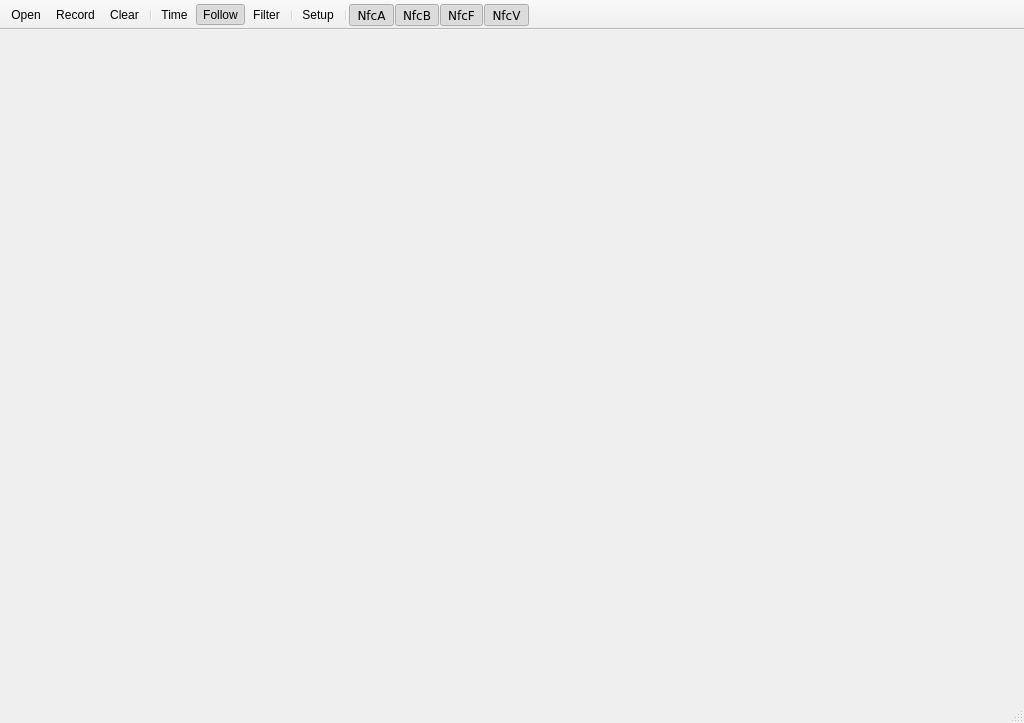
<?xml version="1.0" encoding="UTF-8"?>
<ui version="4.0">
 <class>QtWindow</class>
 <widget class="QMainWindow" name="mainWindow">
  <property name="geometry">
   <rect>
    <x>0</x>
    <y>0</y>
    <width>1024</width>
    <height>723</height>
   </rect>
  </property>
  <property name="windowIcon">
   <iconset>
    <normalon>:/app_icons/app-icon</normalon>
   </iconset>
  </property>
  <property name="autoFillBackground">
   <bool>false</bool>
  </property>
  <widget class="QSplitter" name="workbench">
   <property name="orientation">
    <enum>Qt::Vertical</enum>
   </property>
   <property name="handleWidth">
    <number>0</number>
   </property>
   <widget class="QWidget" name="widget1" native="true">
    <property name="sizePolicy">
     <sizepolicy hsizetype="Expanding" vsizetype="Expanding">
      <horstretch>0</horstretch>
      <verstretch>0</verstretch>
     </sizepolicy>
    </property>
    <property name="minimumSize">
     <size>
      <width>0</width>
      <height>0</height>
     </size>
    </property>
    <layout class="QVBoxLayout" name="verticalLayout_3">
     <property name="spacing">
      <number>0</number>
     </property>
     <property name="leftMargin">
      <number>0</number>
     </property>
     <property name="topMargin">
      <number>0</number>
     </property>
     <property name="rightMargin">
      <number>0</number>
     </property>
     <property name="bottomMargin">
      <number>0</number>
     </property>
     <item>
      <widget class="QWidget" name="widget2" native="true">
       <property name="sizePolicy">
        <sizepolicy hsizetype="Minimum" vsizetype="Minimum">
         <horstretch>0</horstretch>
         <verstretch>0</verstretch>
        </sizepolicy>
       </property>
       <property name="minimumSize">
        <size>
         <width>0</width>
         <height>0</height>
        </size>
       </property>
       <layout class="QHBoxLayout" name="horizontalLayout_4">
        <property name="leftMargin">
         <number>11</number>
        </property>
        <property name="topMargin">
         <number>11</number>
        </property>
        <property name="rightMargin">
         <number>11</number>
        </property>
        <property name="bottomMargin">
         <number>0</number>
        </property>
        <item>
         <widget class="QPushButton" name="listenButton">
          <property name="minimumSize">
           <size>
            <width>100</width>
            <height>36</height>
           </size>
          </property>
          <property name="font">
           <font>
            <pointsize>9</pointsize>
           </font>
          </property>
          <property name="accessibleName">
           <string>ok</string>
          </property>
          <property name="styleSheet">
           <string notr="true"/>
          </property>
          <property name="text">
           <string>Live</string>
          </property>
          <property name="icon">
           <iconset>
            <normalon>:/app_icons/listen-icon</normalon>
            <disabledon>:/app_icons/listen-icon-disabled</disabledon>
           </iconset>
          </property>
          <property name="iconSize">
           <size>
            <width>24</width>
            <height>24</height>
           </size>
          </property>
         </widget>
        </item>
        <item>
         <widget class="QPushButton" name="recordButton">
          <property name="minimumSize">
           <size>
            <width>100</width>
            <height>36</height>
           </size>
          </property>
          <property name="font">
           <font>
            <pointsize>9</pointsize>
           </font>
          </property>
          <property name="accessibleName">
           <string>info</string>
          </property>
          <property name="text">
           <string>Record</string>
          </property>
          <property name="icon">
           <iconset>
            <normalon>:/app_icons/record-icon</normalon>
            <disabledon>:/app_icons/record-icon-disabled</disabledon>
           </iconset>
          </property>
         </widget>
        </item>
        <item>
         <widget class="QPushButton" name="stopButton">
          <property name="sizePolicy">
           <sizepolicy hsizetype="Minimum" vsizetype="Fixed">
            <horstretch>0</horstretch>
            <verstretch>0</verstretch>
           </sizepolicy>
          </property>
          <property name="minimumSize">
           <size>
            <width>100</width>
            <height>36</height>
           </size>
          </property>
          <property name="font">
           <font>
            <pointsize>9</pointsize>
           </font>
          </property>
          <property name="accessibleName">
           <string>cancel</string>
          </property>
          <property name="text">
           <string>Stop</string>
          </property>
          <property name="icon">
           <iconset>
            <normalon>:/app_icons/stop-icon</normalon>
            <disabledon>:/app_icons/stop-icon-disabled</disabledon>
           </iconset>
          </property>
          <property name="iconSize">
           <size>
            <width>24</width>
            <height>24</height>
           </size>
          </property>
         </widget>
        </item>
        <item>
         <spacer name="horizontalSpacer">
          <property name="orientation">
           <enum>Qt::Horizontal</enum>
          </property>
          <property name="sizeHint" stdset="0">
           <size>
            <width>40</width>
            <height>20</height>
           </size>
          </property>
         </spacer>
        </item>
        <item>
         <widget class="QLabel" name="headerLabel">
          <property name="font">
           <font>
            <family>Verdana</family>
            <pointsize>13</pointsize>
           </font>
          </property>
          <property name="text">
           <string/>
          </property>
          <property name="alignment">
           <set>Qt::AlignBottom|Qt::AlignLeading|Qt::AlignLeft</set>
          </property>
         </widget>
        </item>
        <item>
         <widget class="QLabel" name="iconLabel">
          <property name="text">
           <string/>
          </property>
          <property name="pixmap">
           <pixmap>:/app_icons/logo</pixmap>
          </property>
         </widget>
        </item>
       </layout>
      </widget>
     </item>
     <item>
      <widget class="QWidget" name="widget3" native="true">
       <property name="sizePolicy">
        <sizepolicy hsizetype="Preferred" vsizetype="Expanding">
         <horstretch>0</horstretch>
         <verstretch>0</verstretch>
        </sizepolicy>
       </property>
       <property name="minimumSize">
        <size>
         <width>0</width>
         <height>0</height>
        </size>
       </property>
       <layout class="QHBoxLayout" name="verticalLayout">
        <item>
         <widget class="QTableView" name="streamView">
          <property name="minimumSize">
           <size>
            <width>0</width>
            <height>0</height>
           </size>
          </property>
          <property name="font">
           <font>
            <family>Courier</family>
            <pointsize>10</pointsize>
           </font>
          </property>
          <property name="autoScroll">
           <bool>true</bool>
          </property>
          <property name="alternatingRowColors">
           <bool>false</bool>
          </property>
          <property name="selectionMode">
           <enum>QAbstractItemView::ExtendedSelection</enum>
          </property>
          <property name="selectionBehavior">
           <enum>QAbstractItemView::SelectRows</enum>
          </property>
          <property name="showGrid">
           <bool>false</bool>
          </property>
          <property name="wordWrap">
           <bool>false</bool>
          </property>
          <property name="cornerButtonEnabled">
           <bool>false</bool>
          </property>
          <attribute name="horizontalHeaderStretchLastSection">
           <bool>true</bool>
          </attribute>
          <attribute name="verticalHeaderVisible">
           <bool>false</bool>
          </attribute>
          <attribute name="verticalHeaderMinimumSectionSize">
           <number>20</number>
          </attribute>
          <attribute name="verticalHeaderDefaultSectionSize">
           <number>20</number>
          </attribute>
         </widget>
        </item>
       </layout>
      </widget>
     </item>
    </layout>
   </widget>
   <widget class="QWidget" name="widget4" native="true">
    <property name="sizePolicy">
     <sizepolicy hsizetype="Preferred" vsizetype="Expanding">
      <horstretch>0</horstretch>
      <verstretch>0</verstretch>
     </sizepolicy>
    </property>
    <property name="minimumSize">
     <size>
      <width>0</width>
      <height>0</height>
     </size>
    </property>
    <layout class="QHBoxLayout" name="horizontalLayout">
     <property name="leftMargin">
      <number>5</number>
     </property>
     <property name="topMargin">
      <number>5</number>
     </property>
     <property name="rightMargin">
      <number>5</number>
     </property>
     <property name="bottomMargin">
      <number>0</number>
     </property>
     <item>
      <widget class="QTabWidget" name="statusTabs">
       <property name="font">
        <font>
         <family>Verdana</family>
         <pointsize>8</pointsize>
        </font>
       </property>
       <property name="currentIndex">
        <number>0</number>
       </property>
       <property name="tabBarAutoHide">
        <bool>true</bool>
       </property>
       <widget class="QWidget" name="parserTab">
        <attribute name="title">
         <string>Protocol</string>
        </attribute>
        <layout class="QHBoxLayout" name="horizontalLayout_20">
         <property name="spacing">
          <number>2</number>
         </property>
         <property name="leftMargin">
          <number>0</number>
         </property>
         <property name="topMargin">
          <number>0</number>
         </property>
         <property name="rightMargin">
          <number>0</number>
         </property>
         <property name="bottomMargin">
          <number>0</number>
         </property>
         <item>
          <widget class="QTreeView" name="parserView">
           <property name="font">
            <font>
             <family>Courier</family>
             <pointsize>10</pointsize>
            </font>
           </property>
           <property name="frameShape">
            <enum>QFrame::NoFrame</enum>
           </property>
           <property name="lineWidth">
            <number>0</number>
           </property>
           <property name="selectionMode">
            <enum>QAbstractItemView::SingleSelection</enum>
           </property>
           <property name="selectionBehavior">
            <enum>QAbstractItemView::SelectRows</enum>
           </property>
           <property name="rootIsDecorated">
            <bool>true</bool>
           </property>
           <property name="headerHidden">
            <bool>true</bool>
           </property>
          </widget>
         </item>
         <item>
          <widget class="HexViewWidget" name="hexView" native="true">
           <property name="sizePolicy">
            <sizepolicy hsizetype="Minimum" vsizetype="Expanding">
             <horstretch>0</horstretch>
             <verstretch>0</verstretch>
            </sizepolicy>
           </property>
          </widget>
         </item>
        </layout>
       </widget>
       <widget class="QWidget" name="framesTab">
        <attribute name="title">
         <string>Frames</string>
        </attribute>
        <layout class="QHBoxLayout" name="horizontalLayout_21">
         <property name="spacing">
          <number>0</number>
         </property>
         <property name="leftMargin">
          <number>0</number>
         </property>
         <property name="topMargin">
          <number>0</number>
         </property>
         <property name="rightMargin">
          <number>0</number>
         </property>
         <property name="bottomMargin">
          <number>0</number>
         </property>
         <item>
          <widget class="FramesWidget" name="framesView" native="true"/>
         </item>
        </layout>
       </widget>
       <widget class="QWidget" name="signalTab">
        <attribute name="title">
         <string>Signal</string>
        </attribute>
        <layout class="QVBoxLayout" name="verticalLayout_20">
         <property name="spacing">
          <number>0</number>
         </property>
         <property name="leftMargin">
          <number>0</number>
         </property>
         <property name="topMargin">
          <number>0</number>
         </property>
         <property name="rightMargin">
          <number>0</number>
         </property>
         <property name="bottomMargin">
          <number>0</number>
         </property>
         <item>
          <widget class="SignalWidget" name="signalView" native="true">
           <property name="sizePolicy">
            <sizepolicy hsizetype="Expanding" vsizetype="Preferred">
             <horstretch>0</horstretch>
             <verstretch>0</verstretch>
            </sizepolicy>
           </property>
          </widget>
         </item>
         <item>
          <widget class="QScrollBar" name="signalScroll">
           <property name="maximum">
            <number>0</number>
           </property>
           <property name="singleStep">
            <number>1</number>
           </property>
           <property name="pageStep">
            <number>1</number>
           </property>
           <property name="orientation">
            <enum>Qt::Horizontal</enum>
           </property>
          </widget>
         </item>
        </layout>
       </widget>
       <widget class="QWidget" name="receiverTab">
        <attribute name="title">
         <string>Receiver</string>
        </attribute>
        <layout class="QHBoxLayout" name="horizontalLayout_22">
         <property name="spacing">
          <number>0</number>
         </property>
         <property name="leftMargin">
          <number>0</number>
         </property>
         <property name="topMargin">
          <number>0</number>
         </property>
         <property name="rightMargin">
          <number>0</number>
         </property>
         <property name="bottomMargin">
          <number>0</number>
         </property>
         <item>
          <widget class="FourierWidget" name="frequencyView" native="true">
           <property name="sizePolicy">
            <sizepolicy hsizetype="Expanding" vsizetype="Preferred">
             <horstretch>0</horstretch>
             <verstretch>0</verstretch>
            </sizepolicy>
           </property>
          </widget>
         </item>
         <item>
          <widget class="QWidget" name="widget" native="true">
           <property name="minimumSize">
            <size>
             <width>100</width>
             <height>0</height>
            </size>
           </property>
           <layout class="QVBoxLayout" name="verticalLayout_4">
            <property name="leftMargin">
             <number>10</number>
            </property>
            <property name="topMargin">
             <number>10</number>
            </property>
            <property name="rightMargin">
             <number>10</number>
            </property>
            <property name="bottomMargin">
             <number>10</number>
            </property>
            <item>
             <widget class="QComboBox" name="gainMode">
              <property name="enabled">
               <bool>false</bool>
              </property>
             </widget>
            </item>
            <item>
             <layout class="QHBoxLayout" name="horizontalLayout_5">
              <item>
               <widget class="QSlider" name="gainValue">
                <property name="enabled">
                 <bool>false</bool>
                </property>
                <property name="sizePolicy">
                 <sizepolicy hsizetype="Fixed" vsizetype="Expanding">
                  <horstretch>0</horstretch>
                  <verstretch>0</verstretch>
                 </sizepolicy>
                </property>
                <property name="minimumSize">
                 <size>
                  <width>24</width>
                  <height>0</height>
                 </size>
                </property>
                <property name="tracking">
                 <bool>false</bool>
                </property>
                <property name="orientation">
                 <enum>Qt::Vertical</enum>
                </property>
               </widget>
              </item>
              <item>
               <widget class="QProgressBar" name="signalStrength">
                <property name="enabled">
                 <bool>true</bool>
                </property>
                <property name="value">
                 <number>0</number>
                </property>
                <property name="textVisible">
                 <bool>false</bool>
                </property>
                <property name="orientation">
                 <enum>Qt::Vertical</enum>
                </property>
               </widget>
              </item>
             </layout>
            </item>
            <item>
             <widget class="QLabel" name="gainLabel">
              <property name="text">
               <string>Gain: </string>
              </property>
             </widget>
            </item>
           </layout>
          </widget>
         </item>
        </layout>
       </widget>
       <widget class="QWidget" name="eventsTab">
        <attribute name="title">
         <string>Events</string>
        </attribute>
        <layout class="QHBoxLayout" name="horizontalLayout_23">
         <property name="spacing">
          <number>0</number>
         </property>
         <property name="leftMargin">
          <number>0</number>
         </property>
         <property name="topMargin">
          <number>0</number>
         </property>
         <property name="rightMargin">
          <number>0</number>
         </property>
         <property name="bottomMargin">
          <number>0</number>
         </property>
         <item>
          <widget class="QTextEdit" name="eventsLog">
           <property name="font">
            <font>
             <family>Verdana</family>
             <pointsize>8</pointsize>
            </font>
           </property>
          </widget>
         </item>
        </layout>
       </widget>
      </widget>
     </item>
    </layout>
   </widget>
  </widget>
  <widget class="QToolBar" name="toolBar">
   <property name="windowTitle">
    <string>toolBar</string>
   </property>
   <property name="movable">
    <bool>false</bool>
   </property>
   <property name="orientation">
    <enum>Qt::Horizontal</enum>
   </property>
   <property name="floatable">
    <bool>false</bool>
   </property>
   <attribute name="toolBarArea">
    <enum>TopToolBarArea</enum>
   </attribute>
   <attribute name="toolBarBreak">
    <bool>false</bool>
   </attribute>
   <addaction name="actionOpen"/>
   <addaction name="actionSave"/>
   <addaction name="actionClear"/>
   <addaction name="separator"/>
   <addaction name="actionTime"/>
   <addaction name="actionFollow"/>
   <addaction name="actionFilter"/>
   <addaction name="separator"/>
   <addaction name="actionSetup"/>
   <addaction name="separator"/>
   <addaction name="actionNfcA"/>
   <addaction name="actionNfcB"/>
   <addaction name="actionNfcF"/>
   <addaction name="actionNfcV"/>
  </widget>
  <widget class="QStatusBar" name="statusBar"/>
  <action name="actionOpen">
   <property name="icon">
    <iconset>
     <normaloff>:/app_icons/action-open</normaloff>
    </iconset>
   </property>
   <property name="text">
    <string>Open</string>
   </property>
   <property name="toolTip">
    <string>Open</string>
   </property>
  </action>
  <action name="actionSave">
   <property name="checked">
    <bool>false</bool>
   </property>
   <property name="enabled">
    <bool>true</bool>
   </property>
   <property name="icon">
    <iconset>
     <normaloff>:/app_icons/action-save</normaloff>
    </iconset>
   </property>
   <property name="text">
    <string>Record</string>
   </property>
   <property name="toolTip">
    <string>Record</string>
   </property>
  </action>
  <action name="actionFollow">
   <property name="checkable">
    <bool>true</bool>
   </property>
   <property name="checked">
    <bool>true</bool>
   </property>
   <property name="icon">
    <iconset>
     <activeon>:/app_icons/action-follow</activeon>
     <activeoff>:/app_icons/action-follow</activeoff>
    </iconset>
   </property>
   <property name="text">
    <string>Follow</string>
   </property>
   <property name="text">
    <string>Follow</string>
   </property>
  </action>
  <action name="actionFilter">
   <property name="checkable">
    <bool>true</bool>
   </property>
   <property name="checked">
    <bool>false</bool>
   </property>
   <property name="icon">
    <iconset>
     <activeon>:/app_icons/action-filter</activeon>
     <activeoff>:/app_icons/action-filter</activeoff>
    </iconset>
   </property>
   <property name="text">
    <string>Filter</string>
   </property>
   <property name="toolTip">
    <string>Filter</string>
   </property>
  </action>
  <action name="actionTime">
   <property name="checkable">
    <bool>true</bool>
   </property>
   <property name="checked">
    <bool>false</bool>
   </property>
   <property name="icon">
    <iconset>
     <activeon>:/app_icons/action-time</activeon>
     <activeoff>:/app_icons/action-time</activeoff>
    </iconset>
   </property>
   <property name="text">
    <string>Time</string>
   </property>
   <property name="toolTip">
    <string>Time</string>
   </property>
  </action>
  <action name="actionSetup">
   <property name="icon">
    <iconset>
     <normaloff>:/app_icons/action-setup</normaloff>
    </iconset>
   </property>
   <property name="text">
    <string>Setup</string>
   </property>
   <property name="toolTip">
    <string>Setup</string>
   </property>
  </action>
  <action name="actionClear">
   <property name="icon">
    <iconset>
     <normaloff>:/app_icons/action-clear</normaloff>
    </iconset>
   </property>
   <property name="text">
    <string>Clear</string>
   </property>
   <property name="toolTip">
    <string>Clear</string>
   </property>
  </action>
  <action name="actionNfcA">
   <property name="checkable">
    <bool>true</bool>
   </property>
   <property name="checked">
    <bool>true</bool>
   </property>
   <property name="text">
    <string>NfcA</string>
   </property>
   <property name="toolTip">
    <string>NfcA</string>
   </property>
   <property name="font">
    <font>
     <family>Verdana</family>
     <bold>false</bold>
    </font>
   </property>
  </action>
  <action name="actionNfcB">
   <property name="checkable">
    <bool>true</bool>
   </property>
   <property name="checked">
    <bool>true</bool>
   </property>
   <property name="text">
    <string>NfcB</string>
   </property>
   <property name="toolTip">
    <string>NfcB</string>
   </property>
   <property name="font">
    <font>
     <family>Verdana</family>
     <bold>false</bold>
    </font>
   </property>
  </action>
  <action name="actionNfcF">
   <property name="checkable">
    <bool>true</bool>
   </property>
   <property name="checked">
    <bool>true</bool>
   </property>
   <property name="text">
    <string>NfcF</string>
   </property>
   <property name="toolTip">
    <string>NfcF</string>
   </property>
   <property name="font">
    <font>
     <family>Verdana</family>
     <bold>false</bold>
    </font>
   </property>
  </action>
  <action name="actionNfcV">
   <property name="checkable">
    <bool>true</bool>
   </property>
   <property name="checked">
    <bool>true</bool>
   </property>
   <property name="text">
    <string>NfcV</string>
   </property>
   <property name="toolTip">
    <string>NfcV</string>
   </property>
   <property name="font">
    <font>
     <family>Verdana</family>
     <bold>false</bold>
    </font>
   </property>
  </action>
 </widget>
 <customwidgets>
  <customwidget>
   <class>HexViewWidget</class>
   <extends>QWidget</extends>
   <header>widgets/HexViewWidget.h</header>
  </customwidget>
  <customwidget>
   <class>FourierWidget</class>
   <extends>QWidget</extends>
   <header>widgets/FourierWidget.h</header>
  </customwidget>
  <customwidget>
   <class>FramesWidget</class>
   <extends>QWidget</extends>
   <header>widgets/FramesWidget.h</header>
  </customwidget>
  <customwidget>
   <class>SignalWidget</class>
   <extends>QWidget</extends>
   <header>widgets/SignalWidget.h</header>
  </customwidget>
 </customwidgets>
 <resources>
  <include location="../../assets/icons/icons.qrc"/>
  <include location="../resources/icons/icons.qrc"/>
 </resources>
 <connections>
  <connection>
   <sender>actionFollow</sender>
   <signal>triggered()</signal>
   <receiver>mainWindow</receiver>
   <slot>toggleFollow()</slot>
  </connection>
  <connection>
   <sender>actionOpen</sender>
   <signal>triggered()</signal>
   <receiver>mainWindow</receiver>
   <slot>openFile()</slot>
  </connection>
  <connection>
   <sender>actionSave</sender>
   <signal>triggered()</signal>
   <receiver>mainWindow</receiver>
   <slot>saveFile()</slot>
  </connection>
  <connection>
   <sender>actionClear</sender>
   <signal>triggered()</signal>
   <receiver>mainWindow</receiver>
   <slot>clearView()</slot>
  </connection>
  <connection>
   <sender>actionFilter</sender>
   <signal>triggered()</signal>
   <receiver>mainWindow</receiver>
   <slot>toggleFilter()</slot>
  </connection>
  <connection>
   <sender>actionSetup</sender>
   <signal>triggered()</signal>
   <receiver>mainWindow</receiver>
   <slot>openConfig()</slot>
  </connection>
  <connection>
   <sender>actionNfcA</sender>
   <signal>triggered()</signal>
   <receiver>mainWindow</receiver>
   <slot>toggleNfcA()</slot>
  </connection>
  <connection>
   <sender>actionNfcB</sender>
   <signal>triggered()</signal>
   <receiver>mainWindow</receiver>
   <slot>toggleNfcB()</slot>
  </connection>
  <connection>
   <sender>actionNfcF</sender>
   <signal>triggered()</signal>
   <receiver>mainWindow</receiver>
   <slot>toggleNfcF()</slot>
  </connection>
  <connection>
   <sender>actionNfcV</sender>
   <signal>triggered()</signal>
   <receiver>mainWindow</receiver>
   <slot>toggleNfcV()</slot>
  </connection>
  <connection>
   <sender>listenButton</sender>
   <signal>clicked()</signal>
   <receiver>mainWindow</receiver>
   <slot>toggleListen()</slot>
  </connection>
  <connection>
   <sender>recordButton</sender>
   <signal>clicked()</signal>
   <receiver>mainWindow</receiver>
   <slot>toggleRecord()</slot>
  </connection>
  <connection>
   <sender>stopButton</sender>
   <signal>clicked()</signal>
   <receiver>mainWindow</receiver>
   <slot>toggleStop()</slot>
  </connection>
  <connection>
   <sender>gainMode</sender>
   <signal>currentIndexChanged(int)</signal>
   <receiver>mainWindow</receiver>
   <slot>changeGainMode(int)</slot>
  </connection>
  <connection>
   <sender>gainValue</sender>
   <signal>valueChanged(int)</signal>
   <receiver>mainWindow</receiver>
   <slot>changeGainValue(int)</slot>
  </connection>
  <connection>
   <sender>gainValue</sender>
   <signal>sliderMoved(int)</signal>
   <receiver>mainWindow</receiver>
   <slot>trackGainValue(int)</slot>
  </connection>
 </connections>
 <slots>
  <slot>openFile()</slot>
  <slot>selectionChanged(QItemSelection,QItemSelection)</slot>
  <slot>changeGainMode(int)</slot>
  <slot>changeGainValue(int)</slot>
  <slot>trackGainValue(int)</slot>
  <slot>openConfig()</slot>
  <slot>saveFile()</slot>
  <slot>clearView()</slot>
  <slot>toggleFilter()</slot>
  <slot>toggleFollow()</slot>
  <slot>toggleLive()</slot>
  <slot>toggleListen()</slot>
  <slot>toggleRecord()</slot>
  <slot>toggleStop()</slot>
  <slot>toggleNfcA()</slot>
  <slot>toggleNfcB()</slot>
  <slot>toggleNfcF()</slot>
  <slot>toggleNfcV()</slot>
  <slot>toggleTunerAgc(bool)</slot>
  <slot>toggleMixerAgc(bool)</slot>
 </slots>
</ui>
